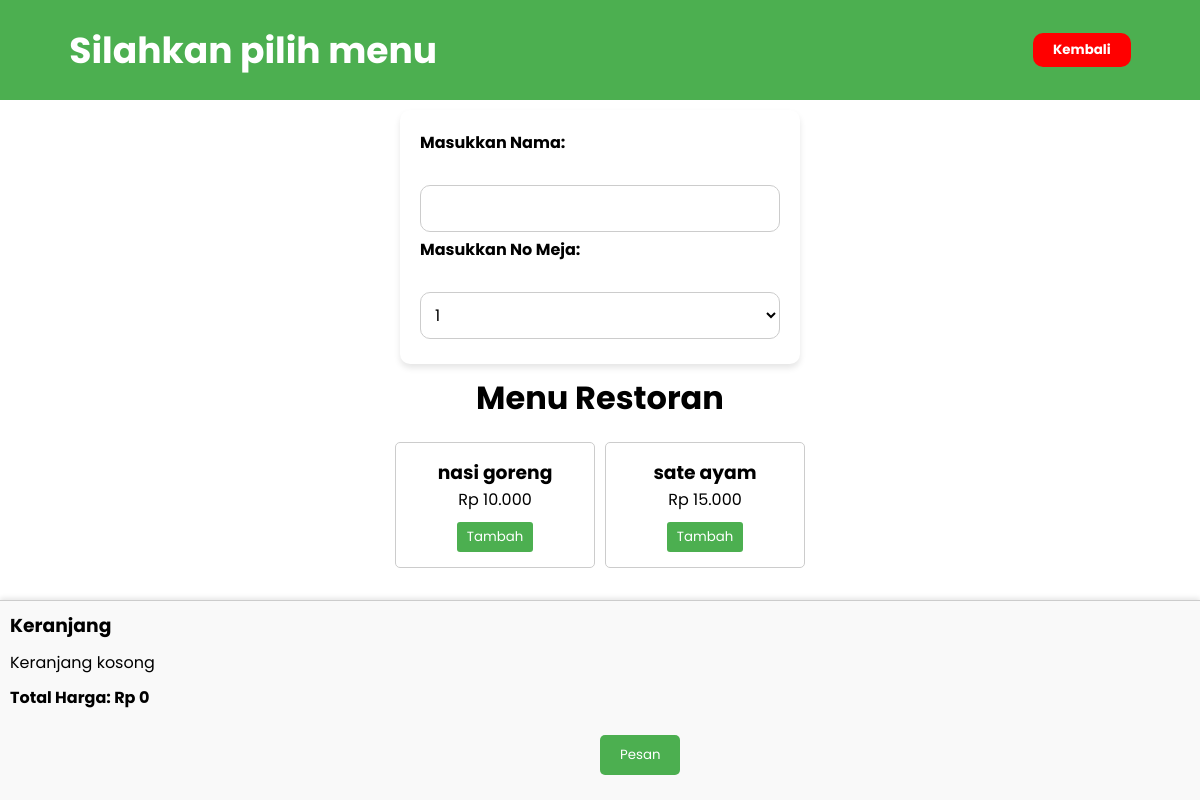
Page /pelanggan.php on the earlier database version.
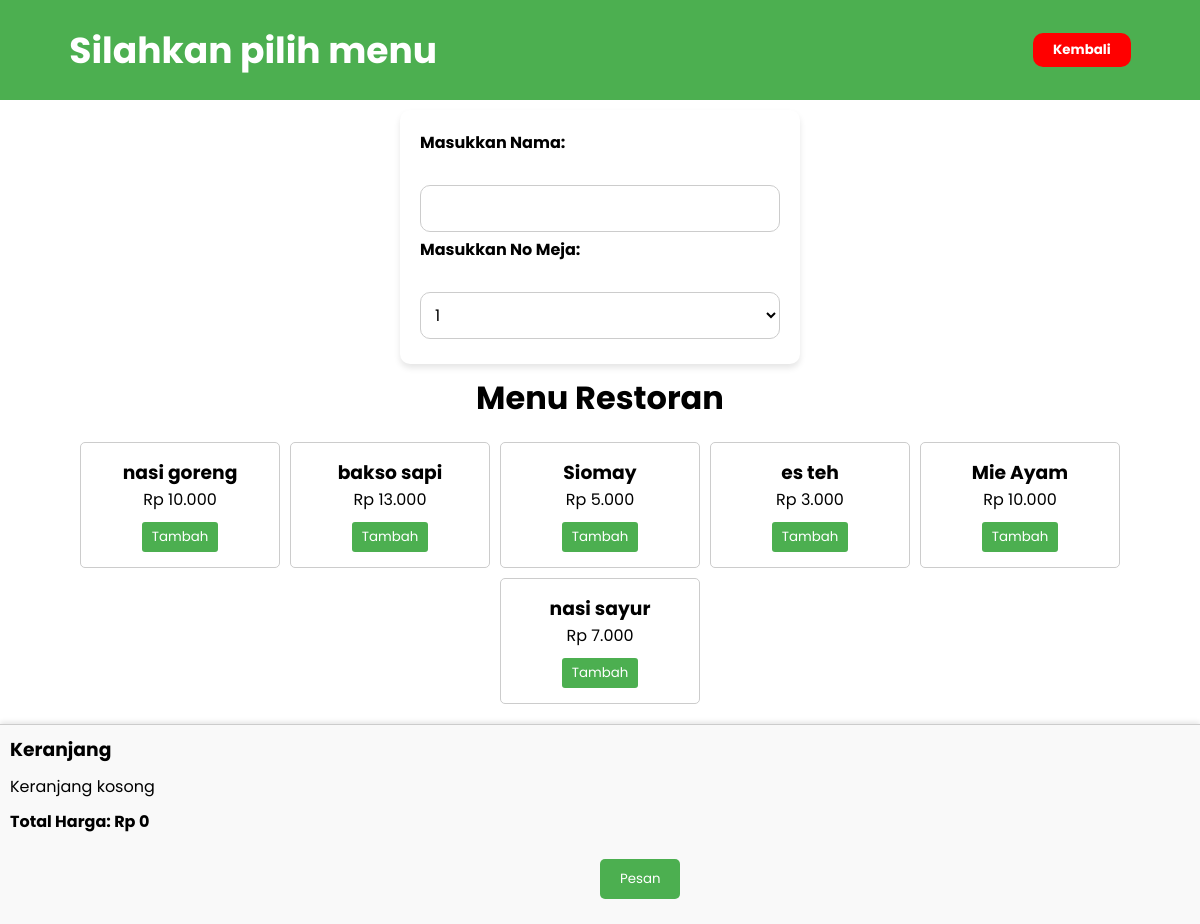
Same page on the later database version.
### tables this page shows
CREATE TABLE `menu` (
  `id_menu` int(11) NOT NULL,
  `nama_makanan` varchar(100) DEFAULT NULL,
  `harga` decimal(10,2) DEFAULT NULL
);

### pelanggan.php (the view, shortened to what this page needs)
<?php
include "database.php";
$sql_read = "SELECT * FROM menu";
$result = $conn->query($sql_read);
?>
<!DOCTYPE html>
<html lang="en">
<head>
</head>
<body>
    <header>
        <p>Silahkan pilih menu</p>
        <button onclick="window.location.href='/tugas_akhir_pwt'">Kembali</button>
    </header>
    <form action="pelanggan.php" method="POST" id="customerForm">
        <label for="nama">Masukkan Nama:</label><br>
        <input type="text" id="nama" name="nama" required><br>
        <label for="no_meja">Masukkan No Meja:</label><br>
        <select id="no_meja" name="no_meja">
            <option value="1">1</option>
        </select>
    </form>
    <div class="Menu_dan_cart">
        <h1 class="judul">Menu Restoran</h1>
        <div class="menu-list">
            <?php
            if ($result->num_rows > 0) {
                while ($row = $result->fetch_assoc()) {
                    echo "<div class='menu-item'>";
                    echo "<h3>" . $row['nama_makanan'] . "</h3>";
                    echo "<p>Rp " . number_format($row['harga'], 0, ',', '.') . "</p>";
                    echo "<button onclick=\"addToCart(" . $row['id_menu'] . ", '" . $row['nama_makanan'] . "', " . $row['harga'] . ")\">Tambah</button>";
                    echo "</div>";
                }
            } else {
                echo "<p>Tidak ada menu tersedia</p>";
            }
            ?>
        </div>
        <div class="cart">
            <h3>Keranjang</h3>
            <div class="cart-items">
                <p>Keranjang kosong</p>
            </div>
            <div class="cart-total" style="font-weight: bold; margin-top: 10px;">
                Total Harga: Rp 0
            </div>
            <div class="checkout">
                <button type="button" onclick="checkout()">Pesan</button>
            </div>
        </div>
    </div>
    <div class="div-kosong">
    </div>
</body>
</html>

Differences in the rows shown:
removed menu: nama_makanan "sate ayam", harga "15.000"
added menu: nama_makanan "bakso sapi", harga "13.000"
added menu: nama_makanan "Siomay", harga "5.000"
added menu: nama_makanan "es teh", harga "3.000"
added menu: nama_makanan "Mie Ayam", harga "10.000"
added menu: nama_makanan "nasi sayur", harga "7.000"
